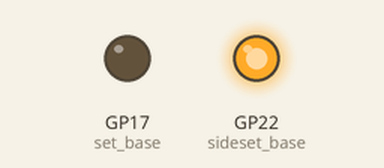
Simulated run of this program. Board: Raspberry Pi Pico running MicroPython. On the bench: output pins drawn as LEDs (lit = HIGH). What the program prints to the serial console is not drawn.

Above: at 0.05 s.
Timing chart, 0 to 3.0 s (numbered marks = the images above):
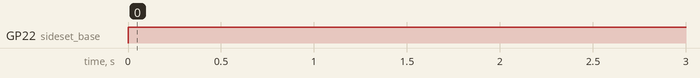

Measured:
- by itself, GP22 (sideset_base): LOW → HIGH at 0.00 s

The program:

Two_PIOs_Test.py
```python
# PIO test: Can two PIOs write to the same pins?
# Or can we upload a new program mid-send quickly enough?
# This was an old demo I wrote that showed some latency in micropython when using ISRs to switching between state machines.
import time
from machine import Pin
import rp2
import micropython
micropython.alloc_emergency_exception_buf(100)


# PIOASM sending a generic pattern
@rp2.asm_pio( set_init=rp2.PIO.OUT_HIGH, sideset_init=rp2.PIO.OUT_LOW ) #fun fact, sideset as a tuple makes the asm think there are two sideset pins, breaking delays > 7!
def pio0_prog():
    nop().side(0) #GPIO 22 low
    set(pins, 1) [1]
    set(pins, 0) [1]
    set(pins, 1) [7]
    set(pins, 0) [1]
    set(pins, 1) [1]
    set(pins, 0) [1]
    set(pins, 1) [1]
    set(pins, 0) [1]
    # Set IRQ for transferCtrl()
    irq(block,0)
    # And set GPIO 22 high
    nop().side(1)
    # IRQ 7 WAS for twoSM. Can PIO1 see it? Datasheet says yes, Python says no...
    wrap_target()# and wait until restart...
    nop()
    wrap()

@rp2.asm_pio( set_init=rp2.PIO.OUT_HIGH )
def pio1_prog():
    wait(1,gpio,22) # Wait for 22 to go high...
    set(pins, 0) [8]
    set(pins, 1) [8]
    set(pins, 0) [8]
    set(pins, 1) [8]
    set(pins, 0) [8]
    set(pins, 1) [8]
    set(pins, 0) [8]
    # Flag IRQ for restoreCtrl()
    irq(block,0)
    wrap_target()
    nop()
    wrap()


switches=0

# Called by number one SM
def transferCtrl(sm):
    twoSM.active(1)
    Pin(17).init(mode=Pin.ALT,alt=7) # Pass pin control to PIO 1 (alt 7)
    print("1")


# Called by number two SM
# Restores control to oneSM, PIO 0.
def restoreCtrl(sm):
    twoSM.active(0) # Stop PIO 2
    print("2")
    # (main program will restart PIO 0 when ready)


# Get both ready to go
oneSM = rp2.StateMachine(0, pio0_prog, freq=20_000_000, set_base=Pin(17), sideset_base=Pin(22))
oneSM.irq(transferCtrl)

twoSM = rp2.StateMachine(4, pio1_prog, freq=20_000_000, set_base=Pin(17))
twoSM.irq(restoreCtrl)

oneSM.active(1)
twoSM.active(1)

txCount = 0
while True:
    # 4 debugging
    txCount += 1

    # Perform one transmission with the switch ISRs
    Pin(17).init(mode=Pin.ALT, alt=6) #pio0 in charge
    oneSM.restart()
    oneSM.active(1)
    twoSM.active(0)
    twoSM.restart() # waits on pin 22 again
    twoSM.active(1)

    time.sleep(0.5)
```
